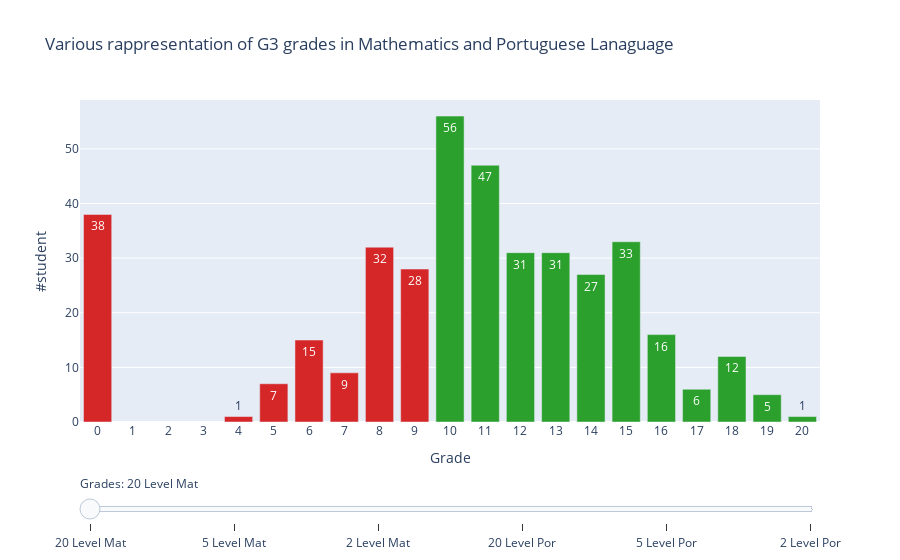

The notebook cell saved with this chart:
### Code cell
colors = plotly.colors.DEFAULT_PLOTLY_COLORS

binaryGradesMat = [fiveLevelGradesMat[0], fiveLevelGradesMat[1]+fiveLevelGradesMat[2]+fiveLevelGradesMat[3]+fiveLevelGradesMat[4]]
binaryGradesPor = [fiveLevelGradesPor[0], fiveLevelGradesPor[1]+fiveLevelGradesPor[2]+fiveLevelGradesPor[3]+fiveLevelGradesPor[4]]

# Create figure
fig = go.Figure()

fiveLevel = ['0-9', '10-11', '12-13', '14-15', '16-20']
twoLevel = ['Fail', 'Pass']

colors20L = [colors[2]]*len(xMat)
for i in list(range(0,7)):
    colors20L[i] = colors[3]

    
colors5L = [colors[2]]*5
colors5L[0] = colors[3]

colors2L = [colors[3],colors[2]]

fig.add_trace(
        go.Bar(
            visible=False,
            marker_color=colors20L,
            name='20Level Mat',
            x=xMat,
            y=yMat,
            text=yMat,
            textposition='auto'))

fig.add_trace(
        go.Bar(
            visible=False,
             marker_color=colors5L,
            name='5Level Mat',
            x=list(range(1,6)),
            y=fiveLevelGradesMat,
            text=fiveLevelGradesMat,
            textposition='auto'))

fig.add_trace(
        go.Bar(
            visible=False,
            marker_color=colors2L,
            name='2Level Mat',
            x=list(range(1,3)),
            y=binaryGradesMat,
            text=binaryGradesMat,
            textposition='auto'))

fig.add_trace(
         go.Bar(
            visible=False,
            marker_color=colors20L,
            name='20Level Por',
            x=xPor,
            y=yPor,
            text=yPor,
            textposition='auto'))
fig.add_trace(
         go.Bar(
            visible=False,
            marker_color=colors5L,
            name='5Level Por',
            x=list(range(1,6)),
            y=fiveLevelGradesPor,
            text=fiveLevelGradesPor,
            textposition='auto'))

fig.add_trace(
         go.Bar(
            visible=False,
            marker_color=colors2L,
            name='2Level Por',
            x=list(range(1,3)),
            y=binaryGradesPor,
            text=binaryGradesPor,
            textposition='auto'))


fig.data[0].visible = True

# Create and add slider
steps = []
labels = ['20 Level Mat', '5 Level Mat', '2 Level Mat', '20 Level Por', '5 Level Por', '2 Level Por']
for i in range(len(fig.data)):
    step = dict(
        method="restyle",
        args=["visible", [False] * len(fig.data)],
        label = labels[i]
    )
    step["args"][1][i] = True  # Toggle i'th trace to "visible"
    steps.append(step)

sliders = [dict(
    active=0,
    currentvalue={"prefix": "Grades: "},
    pad={"t": 50},
    steps=steps
)]

fig.update_layout(
    xaxis = dict(
        tickmode='linear'),
    sliders=sliders,
    barmode='group',
    title='Various rappresentation of G3 grades in Mathematics and Portuguese Lanaguage',
    xaxis_title="Grade",
    yaxis_title="#student"
)

fig.show()

### Figure 1 — Plotly figure (JSON) as saved in the notebook; plotly's stock layout.template omitted (floating-point values rounded to 4 significant figures)
{"data": [{"marker": {"color": ["rgb(214, 39, 40)", "rgb(214, 39, 40)", "rgb(214, 39, 40)", "rgb(214, 39, 40)", "rgb(214, 39, 40)", "rgb(214, 39, 40)", "rgb(214, 39, 40)", "rgb(44, 160, 44)", "rgb(44, 160, 44)", "rgb(44, 160, 44)", "rgb(44, 160, 44)", "rgb(44, 160, 44)", "rgb(44, 160, 44)", "rgb(44, 160, 44)", "rgb(44, 160, 44)", "rgb(44, 160, 44)", "rgb(44, 160, 44)", "rgb(44, 160, 44)"]}, "name": "20Level Mat", "text": [38, 1, 7, 15, 9, 32, 28, 56, 47, 31, 31, 27, 33, 16, 6, 12, 5, 1], "textposition": "auto", "type": "bar", "visible": true, "x": ["0", "4", "5", "6", "7", "8", "9", "10", "11", "12", "13", "14", "15", "16", "17", "18", "19", "20"], "y": [38, 1, 7, 15, 9, 32, 28, 56, 47, 31, 31, 27, 33, 16, 6, 12, 5, 1]}, {"marker": {"color": ["rgb(214, 39, 40)", "rgb(44, 160, 44)", "rgb(44, 160, 44)", "rgb(44, 160, 44)", "rgb(44, 160, 44)"]}, "name": "5Level Mat", "text": ["130", "103", "62", "60", "40"], "textposition": "auto", "type": "bar", "visible": false, "x": [1, 2, 3, 4, 5], "y": [130, 103, 62, 60, 40]}, {"marker": {"color": ["rgb(214, 39, 40)", "rgb(44, 160, 44)"]}, "name": "2Level Mat", "text": ["130", "265"], "textposition": "auto", "type": "bar", "visible": false, "x": [1, 2], "y": [130, 265]}, {"marker": {"color": ["rgb(214, 39, 40)", "rgb(214, 39, 40)", "rgb(214, 39, 40)", "rgb(214, 39, 40)", "rgb(214, 39, 40)", "rgb(214, 39, 40)", "rgb(214, 39, 40)", "rgb(44, 160, 44)", "rgb(44, 160, 44)", "rgb(44, 160, 44)", "rgb(44, 160, 44)", "rgb(44, 160, 44)", "rgb(44, 160, 44)", "rgb(44, 160, 44)", "rgb(44, 160, 44)", "rgb(44, 160, 44)", "rgb(44, 160, 44)", "rgb(44, 160, 44)"]}, "name": "20Level Por", "text": [15, 1, 1, 3, 10, 35, 35, 97, 104, 72, 82, 63, 49, 36, 29, 15, 2], "textposition": "auto", "type": "bar", "visible": false, "x": ["0", "1", "5", "6", "7", "8", "9", "10", "11", "12", "13", "14", "15", "16", "17", "18", "19"], "y": [15, 1, 1, 3, 10, 35, 35, 97, 104, 72, 82, 63, 49, 36, 29, 15, 2]}, {"marker": {"color": ["rgb(214, 39, 40)", "rgb(44, 160, 44)", "rgb(44, 160, 44)", "rgb(44, 160, 44)", "rgb(44, 160, 44)"]}, "name": "5Level Por", "text": ["100", "201", "154", "112", "82"], "textposition": "auto", "type": "bar", "visible": false, "x": [1, 2, 3, 4, 5], "y": [100, 201, 154, 112, 82]}, {"marker": {"color": ["rgb(214, 39, 40)", "rgb(44, 160, 44)"]}, "name": "2Level Por", "text": ["100", "549"], "textposition": "auto", "type": "bar", "visible": false, "x": [1, 2], "y": [100, 549]}], "layout": {"barmode": "group", "sliders": [{"active": 0, "currentvalue": {"prefix": "Grades: "}, "pad": {"t": 50}, "steps": [{"args": ["visible", [true, false, false, false, false, false]], "label": "20 Level Mat", "method": "restyle"}, {"args": ["visible", [false, true, false, false, false, false]], "label": "5 Level Mat", "method": "restyle"}, {"args": ["visible", [false, false, true, false, false, false]], "label": "2 Level Mat", "method": "restyle"}, {"args": ["visible", [false, false, false, true, false, false]], "label": "20 Level Por", "method": "restyle"}, {"args": ["visible", [false, false, false, false, true, false]], "label": "5 Level Por", "method": "restyle"}, {"args": ["visible", [false, false, false, false, false, true]], "label": "2 Level Por", "method": "restyle"}]}], "title": {"text": "Various rappresentation of G3 grades in Mathematics and Portuguese Lanaguage"}, "xaxis": {"tickmode": "linear", "title": {"text": "Grade"}}, "yaxis": {"title": {"text": "#student"}}}}
